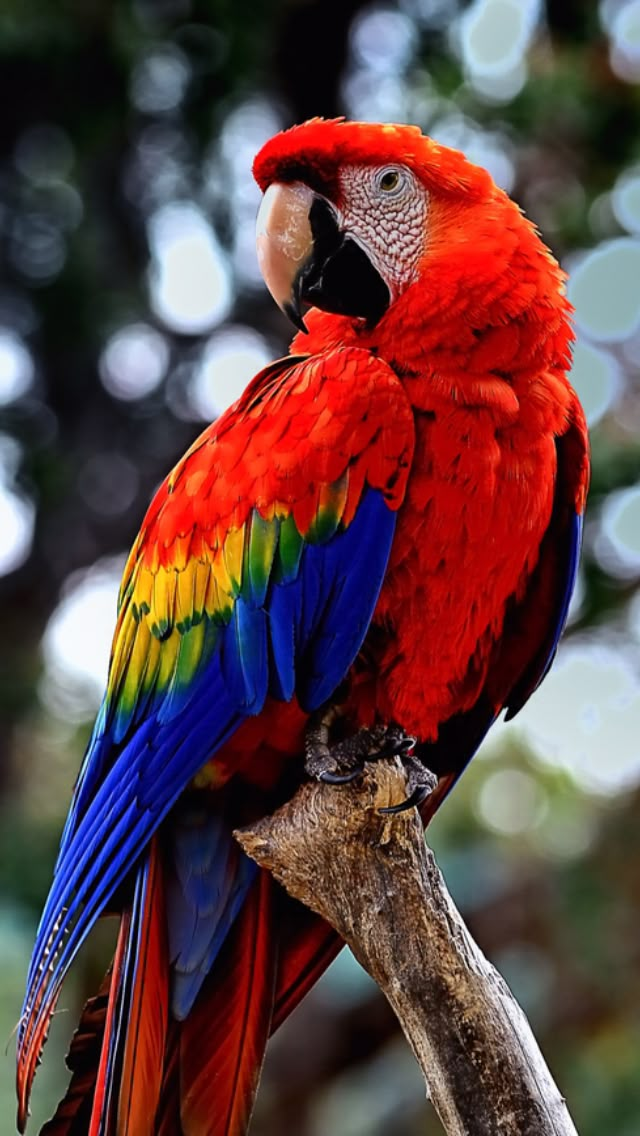
#> input picture parrot.jpeg, 640 x 1136 px
$ jupyter execute 'lab 1.ipynb'
#> lines starting #> are read from the running program, lines starting #| are printed output that depends on the picture; after the words box and inside, x2 and y2 are one past the last pixel; in counts of white or black regions, pixels touching at a corner belong together
[cell 1]
import cv2
import matplotlib.pyplot as plt

img=cv2.imread("parrot.jpeg")
#> img is the input picture: shape (1136, 640, 3); mean B, G, R 65.7, 65.4, 97.1
neg_img=cv2.bitwise_not(img)
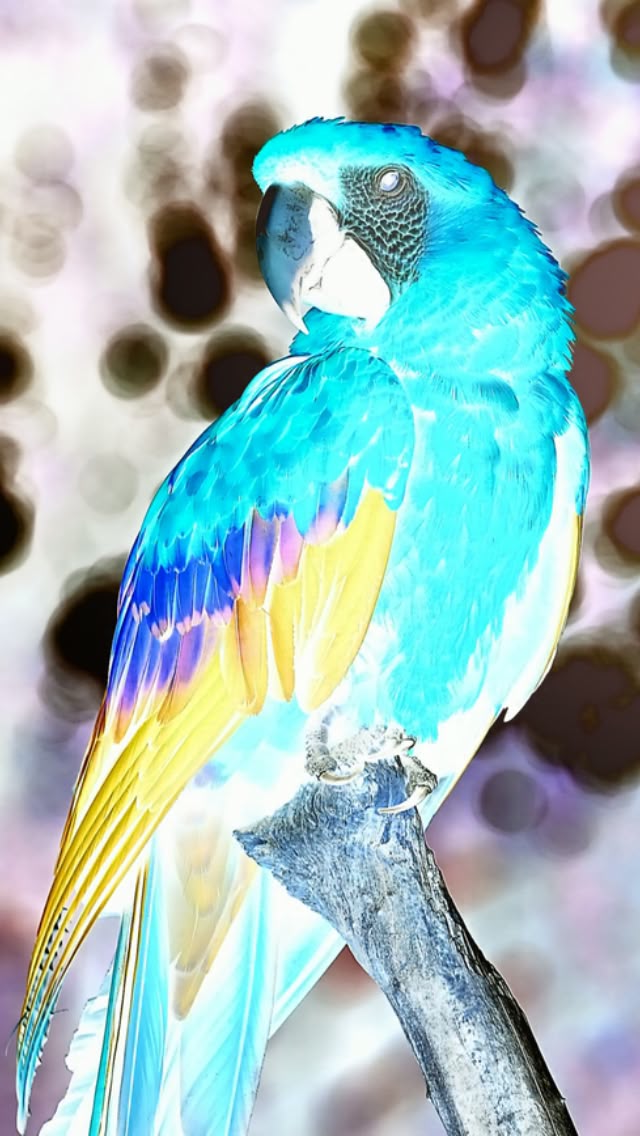
#> neg_img: shape (1136, 640, 3); mean B, G, R 189.3, 189.6, 157.9
neg2_img=255-img
rgb=cv2.cvtColor(img,cv2.COLOR_BGR2RGB)
gray=cv2.cvtColor(img,cv2.COLOR_BGR2GRAY)
rgb_neg=cv2.bitwise_not(rgb)
gray_neg=cv2.bitwise_not(gray)
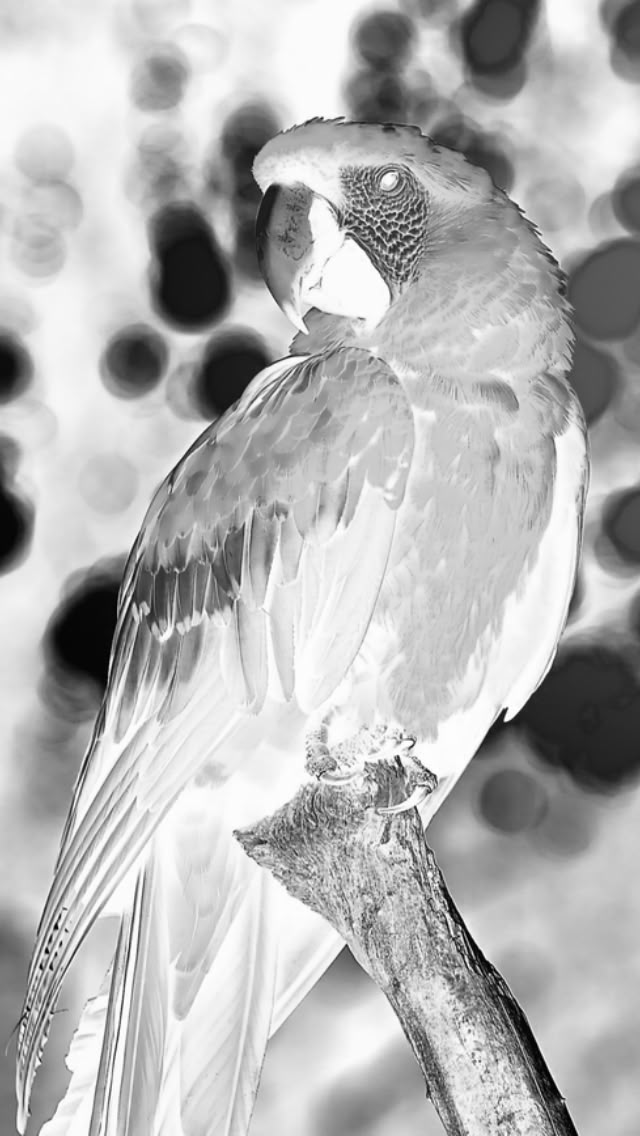
#> gray_neg: shape (1136, 640); min 0, max 255, mean 180.1

plt.figure(figsize=(12,6))

plt.subplot(331)
plt.imshow(img)
plt.title("Image")
plt.axis("off")

plt.subplot(332)
plt.imshow(neg_img)
plt.title("Image")
plt.axis("off")

plt.subplot(333)
plt.imshow(neg2_img)
plt.title("Image")
plt.axis("off")

plt.subplot(334)
plt.imshow(rgb)
plt.title("Image")
plt.axis("off")

plt.subplot(335)
plt.imshow(rgb_neg)
plt.title("Image")
plt.axis("off")

plt.subplot(336)
plt.imshow(gray,cmap="gray")
plt.title("Image")
plt.axis("off")

plt.subplot(337)
plt.imshow(gray_neg,cmap="gray")
plt.title("Image")
plt.axis("off")

r,g,b = cv2.split(img)
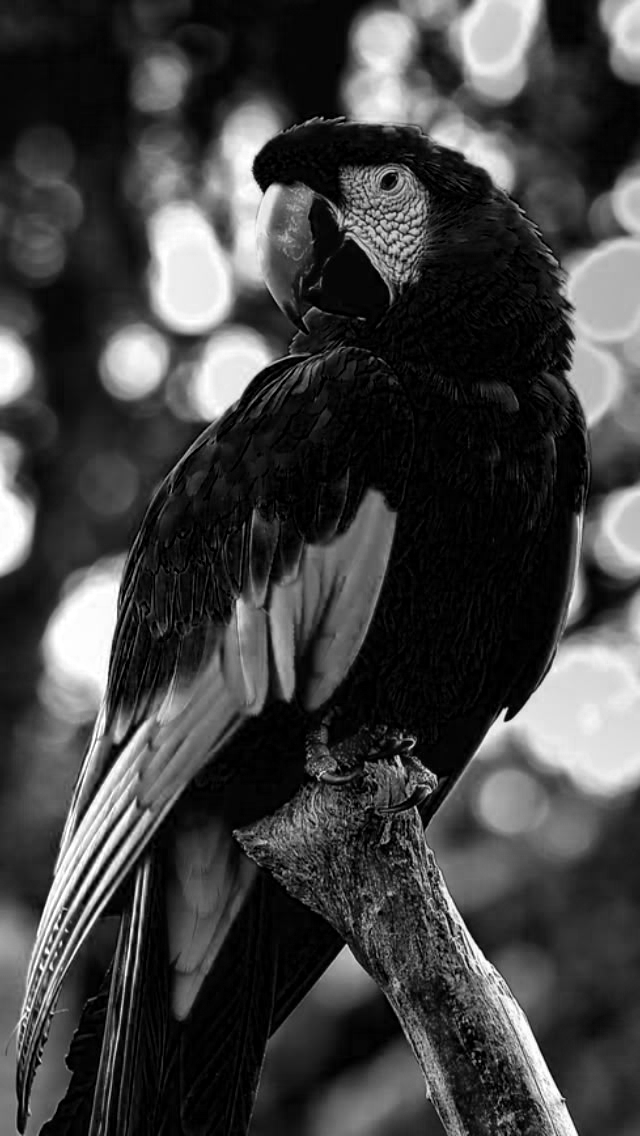
#> r: shape (1136, 640); min 0, max 255, mean 65.7
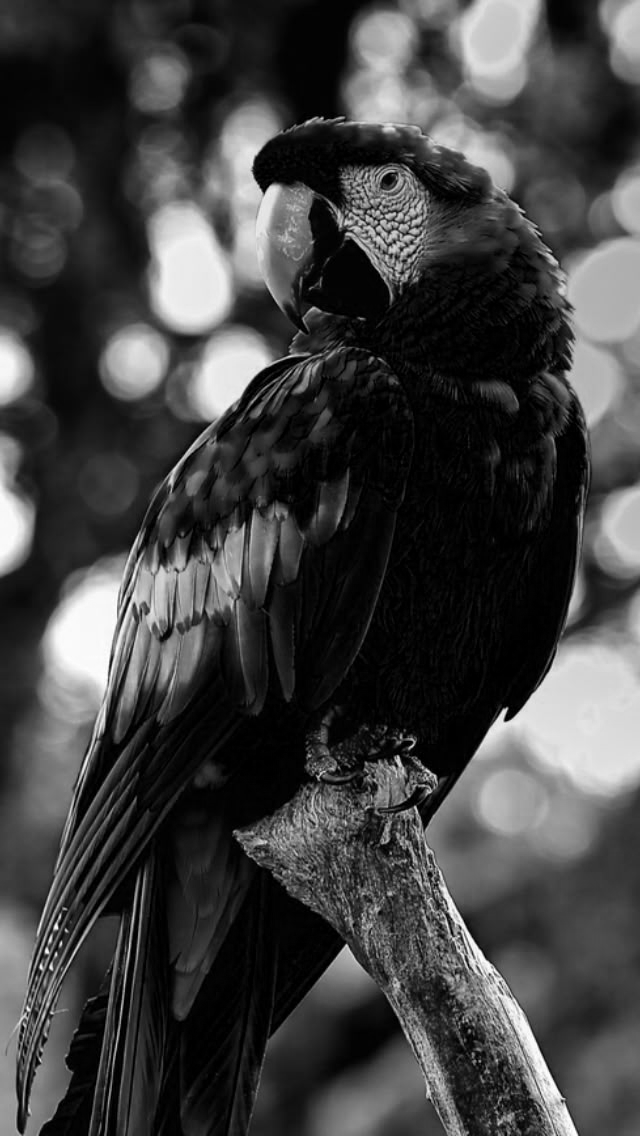
#> g: shape (1136, 640); min 0, max 255, mean 65.4
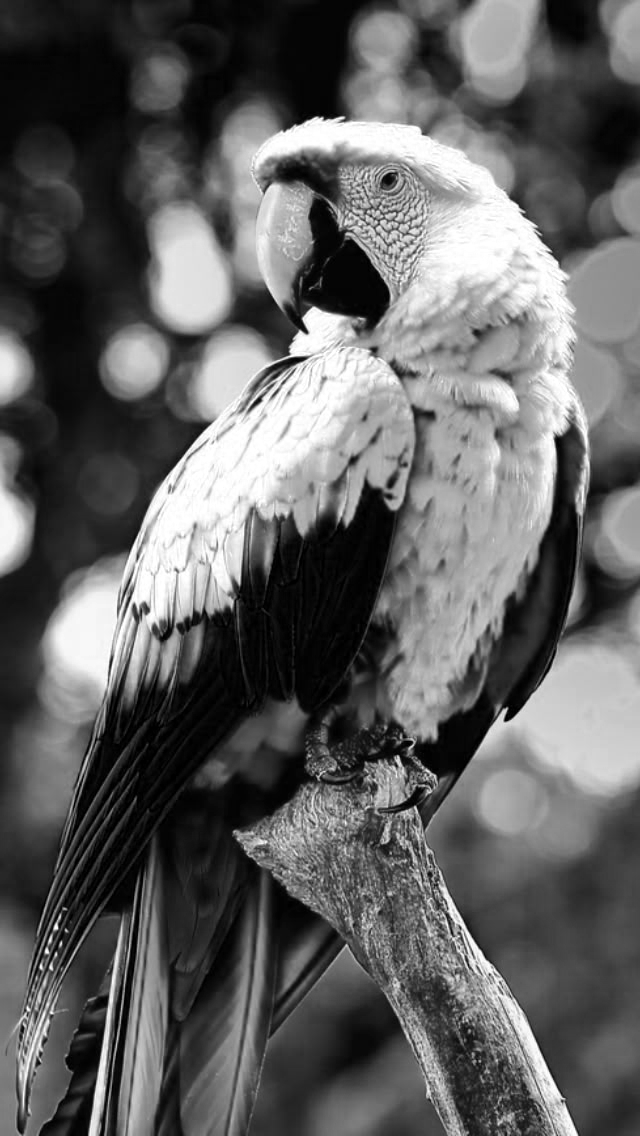
#> b: shape (1136, 640); min 0, max 255, mean 97.1
print([r,g,b])
#> (printed output is left out)

plt.imshow(r, cmap='gray'); plt.title("Red Channel"); plt.show()
plt.imshow(g, cmap='gray'); plt.title("Green Channel"); plt.show()
plt.imshow(b, cmap='gray'); plt.title("Blue Channel"); plt.show()

[cell 2]
threshold=127

_,binary = cv2.threshold(gray,threshold,255,cv2.THRESH_BINARY)
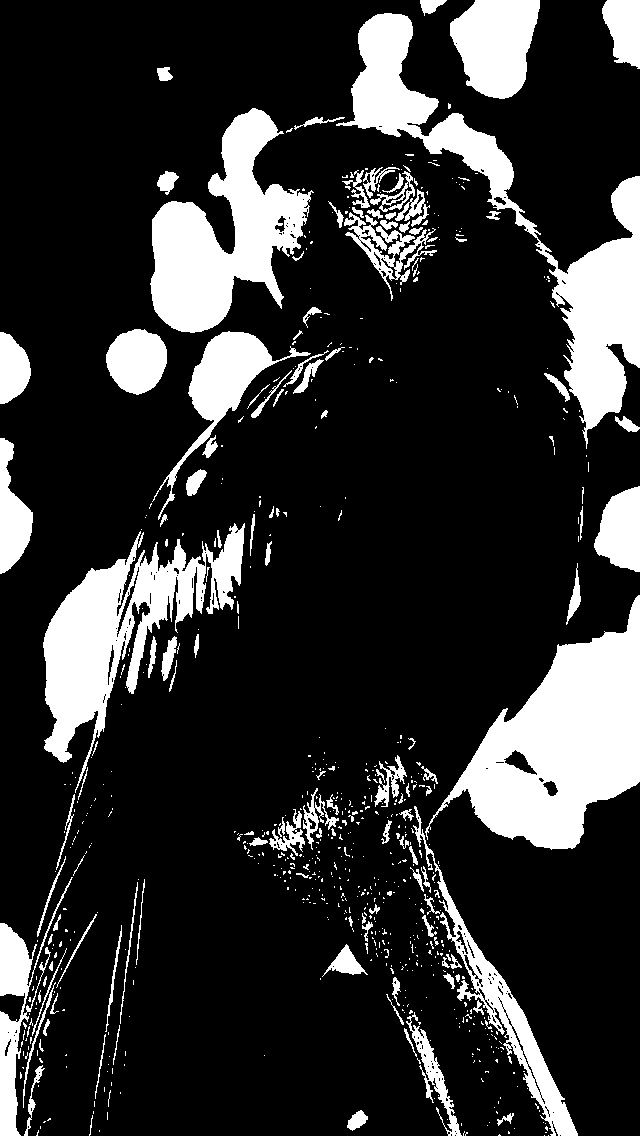
#> binary: shape (1136, 640); 19.1% white; 724 white regions (589 under 20 px), largest, box (x1, y1, x2, y2) and area: (425, 595, 640, 850) 25702, (336, 13, 640, 449) 23342, (43, 523, 245, 793) 17738
plt.imshow(binary, cmap='gray')
plt.title("Binary Image")
plt.axis('off')
